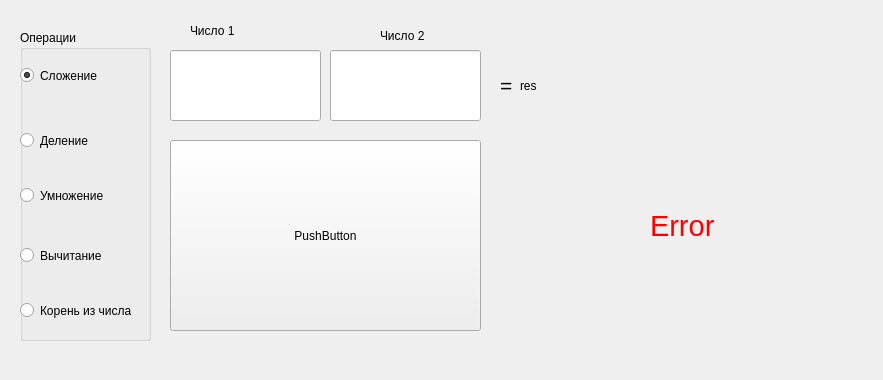
<?xml version="1.0" encoding="UTF-8"?>
<ui version="4.0">
 <class>Widget</class>
 <widget class="QWidget" name="Widget">
  <property name="geometry">
   <rect>
    <x>0</x>
    <y>0</y>
    <width>883</width>
    <height>380</height>
   </rect>
  </property>
  <property name="windowTitle">
   <string>Widget</string>
  </property>
  <widget class="QGroupBox" name="Func">
   <property name="geometry">
    <rect>
     <x>20</x>
     <y>30</y>
     <width>131</width>
     <height>311</height>
    </rect>
   </property>
   <property name="title">
    <string>Операции</string>
   </property>
   <widget class="QRadioButton" name="mul">
    <property name="geometry">
     <rect>
      <x>0</x>
      <y>120</y>
      <width>161</width>
      <height>91</height>
     </rect>
    </property>
    <property name="text">
     <string>Умножение</string>
    </property>
   </widget>
   <widget class="QRadioButton" name="sum">
    <property name="geometry">
     <rect>
      <x>0</x>
      <y>10</y>
      <width>131</width>
      <height>71</height>
     </rect>
    </property>
    <property name="text">
     <string>Сложение</string>
    </property>
    <property name="checkable">
     <bool>true</bool>
    </property>
    <property name="checked">
     <bool>true</bool>
    </property>
   </widget>
   <widget class="QRadioButton" name="div">
    <property name="geometry">
     <rect>
      <x>0</x>
      <y>70</y>
      <width>131</width>
      <height>81</height>
     </rect>
    </property>
    <property name="text">
     <string>Деление</string>
    </property>
   </widget>
   <widget class="QRadioButton" name="sub">
    <property name="geometry">
     <rect>
      <x>0</x>
      <y>190</y>
      <width>101</width>
      <height>71</height>
     </rect>
    </property>
    <property name="text">
     <string>Вычитание</string>
    </property>
   </widget>
   <widget class="QRadioButton" name="sqrt">
    <property name="geometry">
     <rect>
      <x>0</x>
      <y>270</y>
      <width>121</width>
      <height>21</height>
     </rect>
    </property>
    <property name="text">
     <string>Корень из числа</string>
    </property>
   </widget>
  </widget>
  <widget class="QPushButton" name="resbutton">
   <property name="geometry">
    <rect>
     <x>170</x>
     <y>140</y>
     <width>311</width>
     <height>191</height>
    </rect>
   </property>
   <property name="text">
    <string>PushButton</string>
   </property>
  </widget>
  <widget class="QLabel" name="labelOp1">
   <property name="geometry">
    <rect>
     <x>190</x>
     <y>0</y>
     <width>141</width>
     <height>61</height>
    </rect>
   </property>
   <property name="text">
    <string>Число 1</string>
   </property>
  </widget>
  <widget class="QLabel" name="labelOp2">
   <property name="geometry">
    <rect>
     <x>380</x>
     <y>0</y>
     <width>141</width>
     <height>71</height>
    </rect>
   </property>
   <property name="text">
    <string>Число 2</string>
   </property>
  </widget>
  <widget class="QLabel" name="resultLabel">
   <property name="geometry">
    <rect>
     <x>520</x>
     <y>60</y>
     <width>341</width>
     <height>51</height>
    </rect>
   </property>
   <property name="text">
    <string>res</string>
   </property>
  </widget>
  <widget class="QLineEdit" name="operand1">
   <property name="geometry">
    <rect>
     <x>170</x>
     <y>50</y>
     <width>151</width>
     <height>71</height>
    </rect>
   </property>
  </widget>
  <widget class="QLineEdit" name="operand2">
   <property name="geometry">
    <rect>
     <x>330</x>
     <y>50</y>
     <width>151</width>
     <height>71</height>
    </rect>
   </property>
  </widget>
  <widget class="QLabel" name="errorlabel">
   <property name="geometry">
    <rect>
     <x>650</x>
     <y>160</y>
     <width>71</width>
     <height>131</height>
    </rect>
   </property>
   <property name="palette">
    <palette>
     <active>
      <colorrole role="WindowText">
       <brush brushstyle="SolidPattern">
        <color alpha="255">
         <red>255</red>
         <green>0</green>
         <blue>0</blue>
        </color>
       </brush>
      </colorrole>
     </active>
     <inactive>
      <colorrole role="WindowText">
       <brush brushstyle="SolidPattern">
        <color alpha="255">
         <red>255</red>
         <green>0</green>
         <blue>0</blue>
        </color>
       </brush>
      </colorrole>
     </inactive>
     <disabled>
      <colorrole role="WindowText">
       <brush brushstyle="SolidPattern">
        <color alpha="255">
         <red>120</red>
         <green>120</green>
         <blue>120</blue>
        </color>
       </brush>
      </colorrole>
     </disabled>
    </palette>
   </property>
   <property name="font">
    <font>
     <pointsize>22</pointsize>
     <stylestrategy>PreferDefault</stylestrategy>
    </font>
   </property>
   <property name="layoutDirection">
    <enum>Qt::LeftToRight</enum>
   </property>
   <property name="text">
    <string>Error</string>
   </property>
  </widget>
  <widget class="QLabel" name="equalLabel">
   <property name="geometry">
    <rect>
     <x>500</x>
     <y>70</y>
     <width>31</width>
     <height>31</height>
    </rect>
   </property>
   <property name="font">
    <font>
     <pointsize>16</pointsize>
    </font>
   </property>
   <property name="text">
    <string>=</string>
   </property>
  </widget>
 </widget>
 <resources/>
 <connections/>
</ui>
